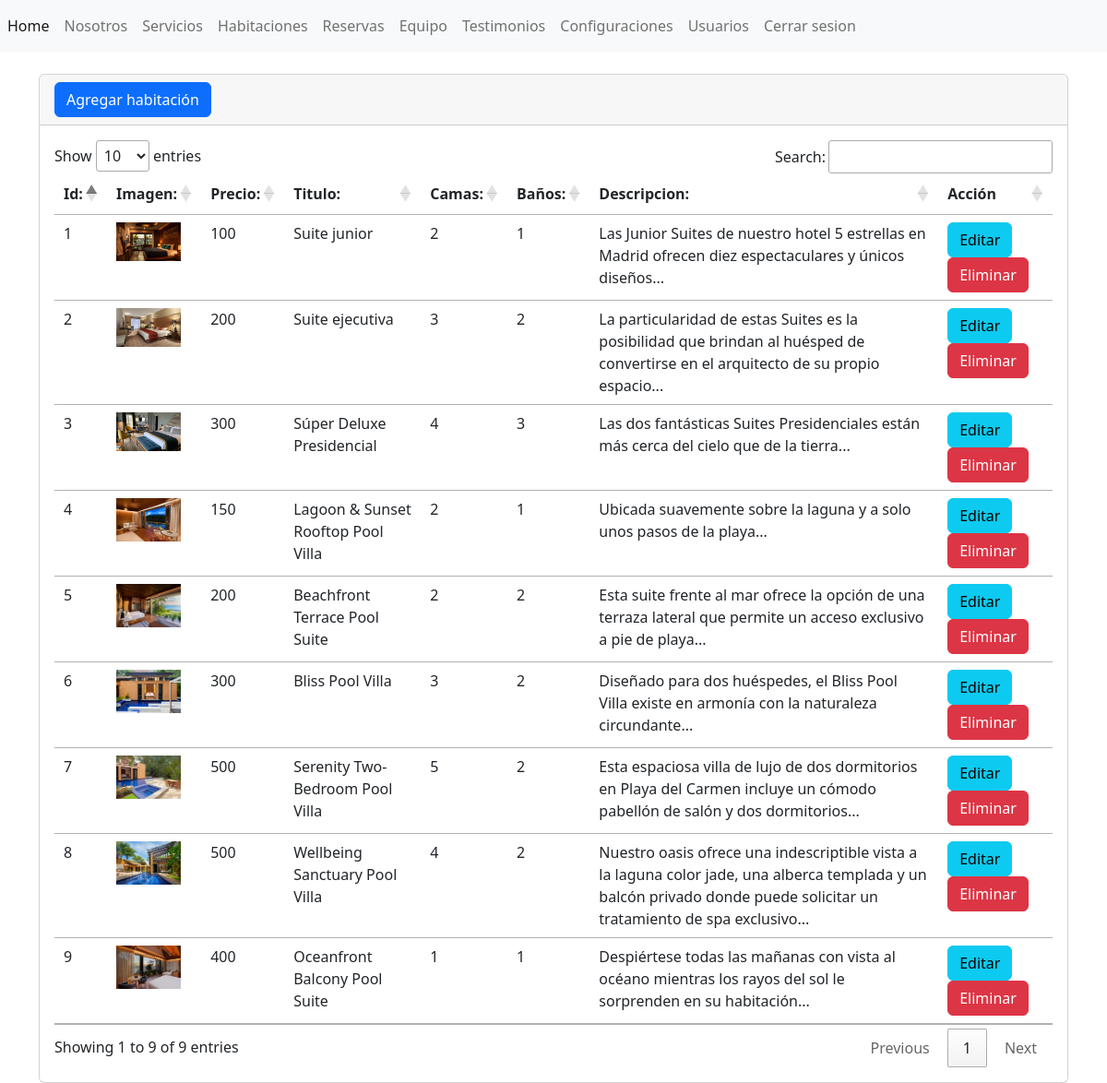
Page /admin/secciones/habitaciones/index.php (signed in) on the committed database.
### tables this page shows
CREATE TABLE IF NOT EXISTS tbl_habitaciones (
  id INT AUTO_INCREMENT PRIMARY KEY,
  precio INT NOT NULL,
  imagen VARCHAR(255) NOT NULL,
  titulo VARCHAR(255) NOT NULL,
  camas INT NOT NULL,
  banos INT NOT NULL,
  descripcion TEXT NOT NULL
);

### admin/secciones/habitaciones/index.php (the view, shortened to what this page needs)
<?php include("../../bd.php");
    $sentencia= $conexion->prepare("SELECT * FROM `tbl_habitaciones`");
    $sentencia->execute();
    $lista_habitaciones=$sentencia->fetchAll(PDO::FETCH_ASSOC);
include("../../templates/header.php");?>
<div class="card">
    <div class="card-header">
        <a name="" id="" class="btn btn-primary" href="crear.php" role="button">Agregar habitación</a>
    </div>
    <div class="card-body">
    <div class="table-responsive">
        <table class="table table">
            <thead>
                <tr>
                    <th scope="col">Id:</th>
                    <th scope="col">Imagen:</th>
                    <th scope="col">Precio:</th>
                    <th scope="col">Titulo:</th>
                    <th scope="col">Camas:</th>
                    <th scope="col">Baños:</th>
                    <th scope="col">Descripcion:</th>
                    <th scope="col">Acción</th>
                </tr>
            </thead>
            <tbody>
            <?php foreach($lista_habitaciones as $registros){?>
                <tr class="">
                    <td><?php echo $registros['id'];?></td>
                    <td scope="col">
                        <img width="70" src="../../../img/<?php echo $registros['imagen'];?>"/>
                    </td>
                    <td><?php echo $registros['precio'];?></td>
                    <td><?php echo $registros['titulo'];?></td>
                    <td><?php echo $registros['camas'];?></td>
                    <td><?php echo $registros['banos'];?></td>
                    <td><?php echo $registros['descripcion'];?></td>
                    <td>
                        <a name="" id="" class="btn btn-info" href="editar.php?txtid=<?php echo $registros['id']; ?> " role="button" role="button">Editar</a>
                        <a name="" id="" class="btn btn-danger" href="index.php?txtid=<?php echo $registros['id']; ?> " role="button">Eliminar</a>
                </td>
                </tr>
                <?php }?>
            </tbody>
        </table>
    </div>
<?php include("../../templates/footer.php"); ?>

### rows in the picture
tbl_habitaciones: id "1", imagen (picture), precio "100", titulo "Suite junior", camas "2", banos "1", descripcion "Las Junior Suites de nuestro hotel 5 estrellas en Madrid ofrecen diez espectaculares y únicos diseños..."
tbl_habitaciones: id "2", imagen (picture), precio "200", titulo "Suite ejecutiva", camas "3", banos "2", descripcion "La particularidad de estas Suites es la posibilidad que brindan al huésped de convertirse en el arquitecto de su propio espacio..."
tbl_habitaciones: id "3", imagen (picture), precio "300", titulo "Súper Deluxe Presidencial", camas "4", banos "3", descripcion "Las dos fantásticas Suites Presidenciales están más cerca del cielo que de la tierra..."
tbl_habitaciones: id "4", imagen (picture), precio "150", titulo "Lagoon & Sunset Rooftop Pool Villa", camas "2", banos "1", descripcion "Ubicada suavemente sobre la laguna y a solo unos pasos de la playa..."
tbl_habitaciones: id "5", imagen (picture), precio "200", titulo "Beachfront Terrace Pool Suite", camas "2", banos "2", descripcion "Esta suite frente al mar ofrece la opción de una terraza lateral que permite un acceso exclusivo a pie de playa..."
tbl_habitaciones: id "6", imagen (picture), precio "300", titulo "Bliss Pool Villa", camas "3", banos "2", descripcion "Diseñado para dos huéspedes, el Bliss Pool Villa existe en armonía con la naturaleza circundante..."
tbl_habitaciones: id "7", imagen (picture), precio "500", titulo "Serenity Two-Bedroom Pool Villa", camas "5", banos "2", descripcion "Esta espaciosa villa de lujo de dos dormitorios en Playa del Carmen incluye un cómodo pabellón de salón y dos dormitorios..."
tbl_habitaciones: id "8", imagen (picture), precio "500", titulo "Wellbeing Sanctuary Pool Villa", camas "4", banos "2", descripcion "Nuestro oasis ofrece una indescriptible vista a la laguna color jade, una alberca templada y un balcón privado donde puede solicitar un tratamiento de spa exclusivo..."
tbl_habitaciones: id "9", imagen (picture), precio "400", titulo "Oceanfront Balcony Pool Suite", camas "1", banos "1", descripcion "Despiértese todas las mañanas con vista al océano mientras los rayos del sol le sorprenden en su habitación..."
